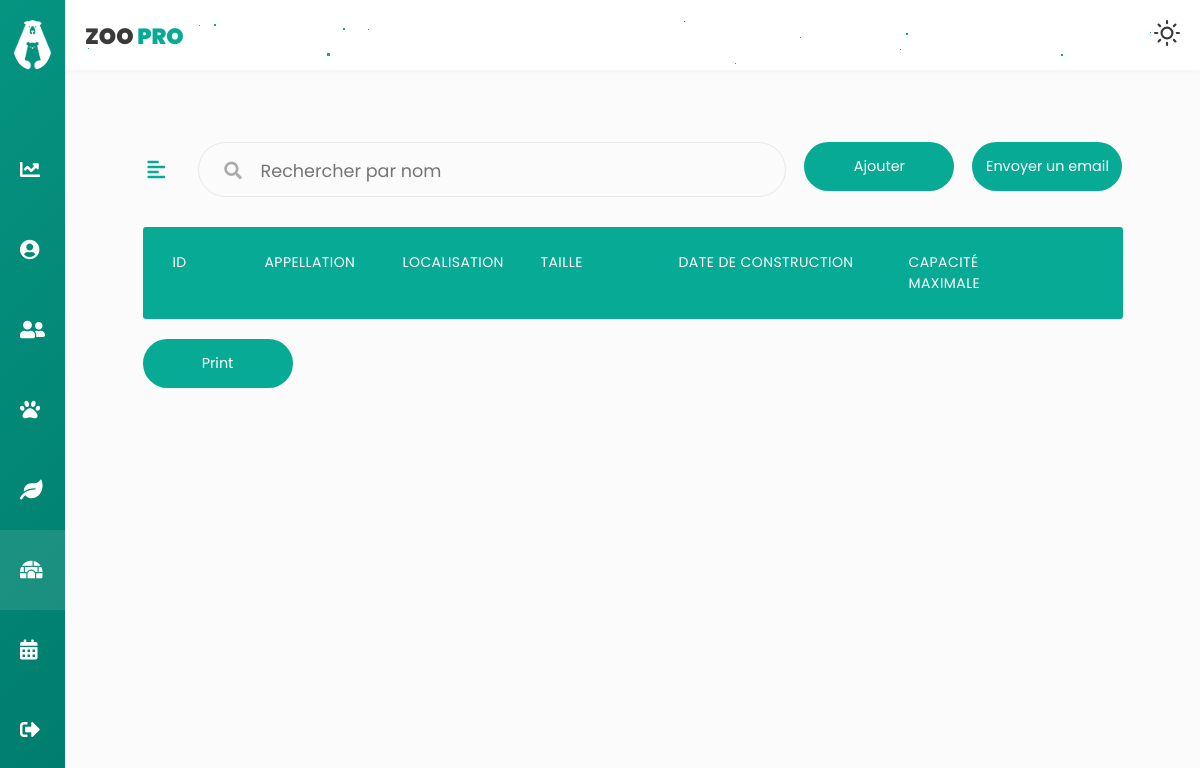
The page /enclos/afficherList (signed in) on the database as committed earlier.
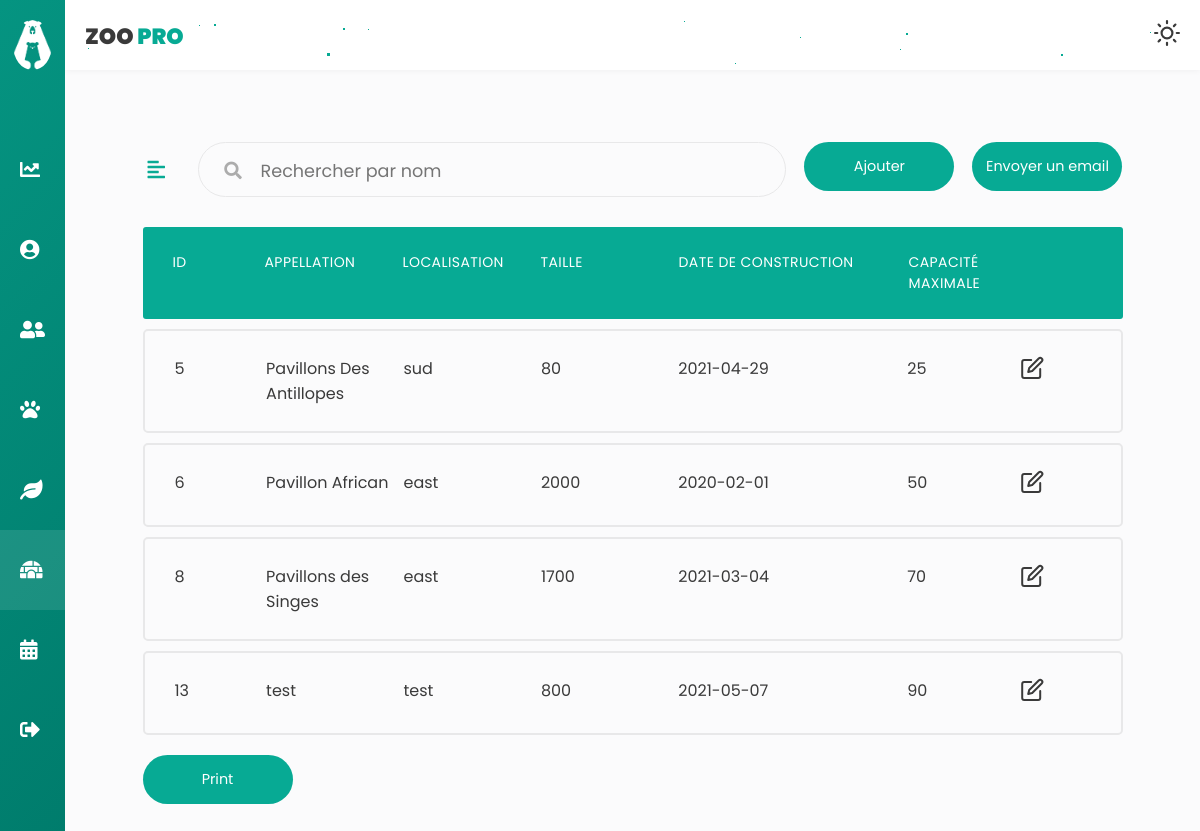
The same page on the database as committed later.
### tables this page shows
CREATE TABLE `enclos` (
  `id` int(11) NOT NULL,
  `appellation` varchar(250) NOT NULL,
  `localisation` varchar(250) NOT NULL,
  `taille` float NOT NULL,
  `dateConstruction` date NOT NULL,
  `capaciteMaximale` float NOT NULL,
  `typeEnclos` varchar(250) NOT NULL,
  `photo` varchar(250) NOT NULL,
  `updated_by` int(11) DEFAULT NULL
);

### app/libraries/Core.php (called while the page is built, shortened)
<?php
  class Core {
    protected $currentMethod = 'index';
    public function __construct(){
      $url = $this->getUrl();
      if(isset($url[0])){
      if(file_exists('../app/controllers/' . ucwords($url[0]). '.php')){
        unset($url[0]);
      }
    }
      $this->currentController = new $this->currentController;
      if(isset($url[1])){
        if(method_exists($this->currentController, $url[1])){
          $this->currentMethod = $url[1];
          unset($url[1]);
        }
      }
      $this->params = $url ? array_values($url) : [];
      call_user_func_array([$this->currentController, $this->currentMethod], $this->params);
    }
    public function getUrl(){
      if(isset($_GET['url'])){
        $url = rtrim($_GET['url'], '/');
        $url = filter_var($url, FILTER_SANITIZE_URL);
        $url = explode('/', $url);
        return $url;
      }
    }
  }

### app/require.php (called while the page is built, shortened)
<?php
    require_once 'libraries/Core.php';
    require_once 'libraries/Controller.php';
    require_once 'libraries/Database.php';
    $init = new Core();

### public/index.php (called while the page is built)
<?php
    require_once '../app/require.php';

### app/libraries/Database.php (called while the page is built, shortened)
<?php
    class Database {
        private $dbHost = DB_HOST;
        private $dbUser = DB_USER;
        private $dbPass = DB_PASS;
        private $dbName = DB_NAME;
        private $statement;
        private $dbHandler;
        public function __construct() {
            $conn = 'mysql:host=' . $this->dbHost . ';dbname=' . $this->dbName;
            $options = array(
                PDO::ATTR_PERSISTENT => true,
                PDO::ATTR_ERRMODE => PDO::ERRMODE_EXCEPTION
            );
            try {
                $this->dbHandler = new PDO($conn, $this->dbUser, $this->dbPass, $options);
            } catch (PDOException $e) {
                $this->error = $e->getMessage();
                echo $this->error;
            }
        }
        public function query($sql) {
            $this->statement = $this->dbHandler->prepare($sql);
        }
        public function execute() {
            return $this->statement->execute();
        }
        public function resultSet() {
            $this->execute();
            return $this->statement->fetchAll();
        }
    }

### app/models/Enclo.php (called while the page is built, shortened)
<?php
class Enclo
{
    private $db;
    public function __construct()
    {
        $this->db = new Database;
    }
     public function getCapaciteSup()
    {
        $this->db->query('SELECT count(*) FROM `enclos` WHERE capaciteMaximale >= 7');
        return $this->db->resultSet();
    }
    public function getCapaciteInf()
    {
        $this->db->query('SELECT count(*) FROM `enclos` WHERE capaciteMaximale < 7');
        return $this->db->resultSet();
    }
    public function afficher(){
        $this->db->query('SELECT * FROM enclos');
        return $this->db->resultSet();
    }
    public function listeTypeID()
    {
        $this->db->query('SELECT id FROM `typeenclos`');
        return $this->db->resultSet();
    }
}

### app/controllers/Enclos.php (the view, shortened to what this page needs)
<?php
class Enclos extends Controller
{
    public function __construct()
    {
        $this->encloModel = $this->model('Enclo');
    }
    public function afficherList($error = '')
    {
        $tab = $this->encloModel->afficher();
        $data = [
            'tab' => '',
            'typeEnclos'=> '',
            'errorAdd' => '',
            'sup' => '',
            'inf' => ''
        ];
        foreach ($tab as $key => $value) {
            $data['tab'] .= ' <li class="table-row">
                    <div class="col col-1" data-label="ID">' . $value[0] . '</div>
                    <div class="col col-2" data-label="Appellation">' . $value[1] . '</div>
                    <div class="col col-3" data-label="Localisation">' . $value[2] . '</div>
                    <div class="col col-4" data-label="Taille">' . $value[3] . '</div>
                    <div class="col col-5" data-label="Date de construction">' . $value[4] . '</div>
                    <div class="col col-6" data-label="Capacite maximale">' . $value[5] . '</div>
                    <div class="col col-7">
                        <div class="col-buttons">
                            <button class="tab-btn"><i data-feather="edit"></i></button>
                        </div>
                    </div>
                </li>';
        }
    }
}

Rows that differ between the two databases and show on the page:
added enclos: id "5", appellation "Pavillons Des Antillopes", localisation "sud", taille "80", dateConstruction "2021-04-29", capaciteMaximale "25"
added enclos: id "6", appellation "Pavillon African", localisation "east", taille "2000", dateConstruction "2020-02-01", capaciteMaximale "50"
added enclos: id "8", appellation "Pavillons des Singes", localisation "east", taille "1700", dateConstruction "2021-03-04", capaciteMaximale "70"
added enclos: id "13", appellation "test", localisation "test", taille "800", dateConstruction "2021-05-07", capaciteMaximale "90"
